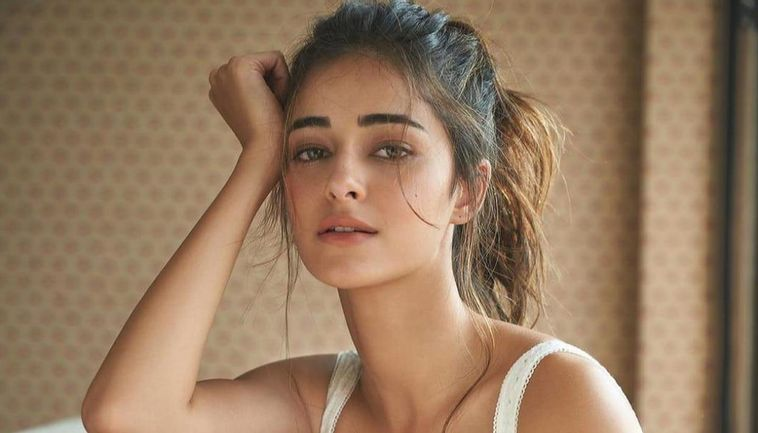
#> input picture ImageProcessingScripts/2D Edge Detection Filter/image/lady.jpeg, 758 x 433 px, found by its file name
$ python Edge_filter.py
#> lines starting #> are read from the running program, lines starting #| are printed output that depends on the picture
import cv2 as cv
import matplotlib.pyplot as plt

# converting to gray scale
img = cv.imread('lady.jpeg', cv.IMREAD_GRAYSCALE)
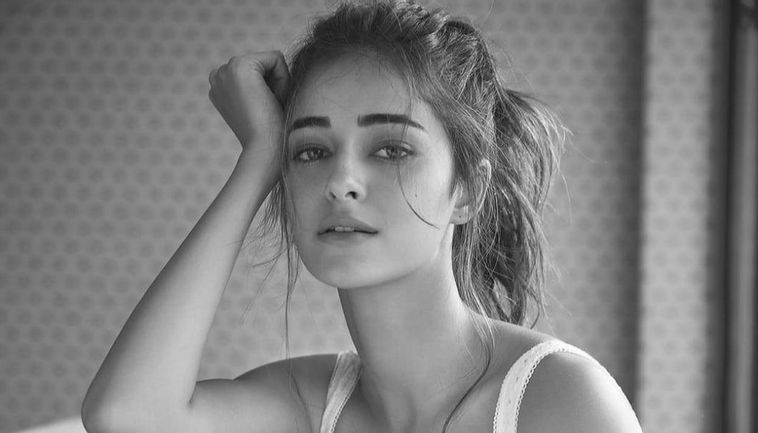
#> img: shape (433, 758); min 3, max 255, mean 127.2

# remove noise
img= cv.GaussianBlur(img, (3, 3), 0)

# convolute with proper kernels
laplacian = cv.Laplacian(img,cv.CV_64F)
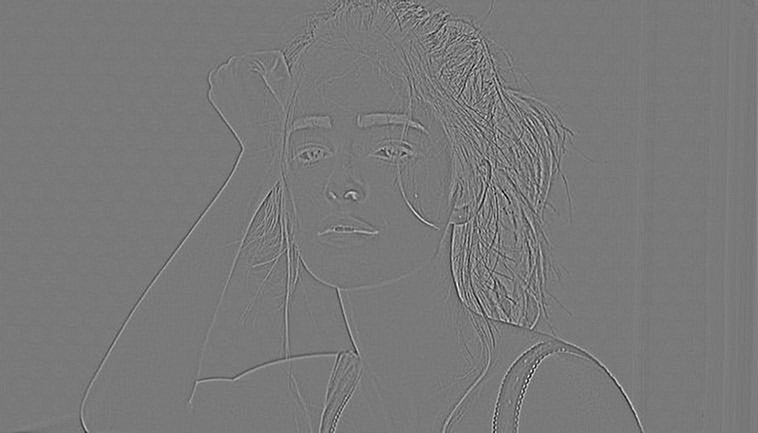
#> laplacian: shape (433, 758) float64; min -74, max 81, mean 0; drawn with min black and max white
sobelx = cv.Sobel(img,cv.CV_64F,1,0,ksize=5)  # x
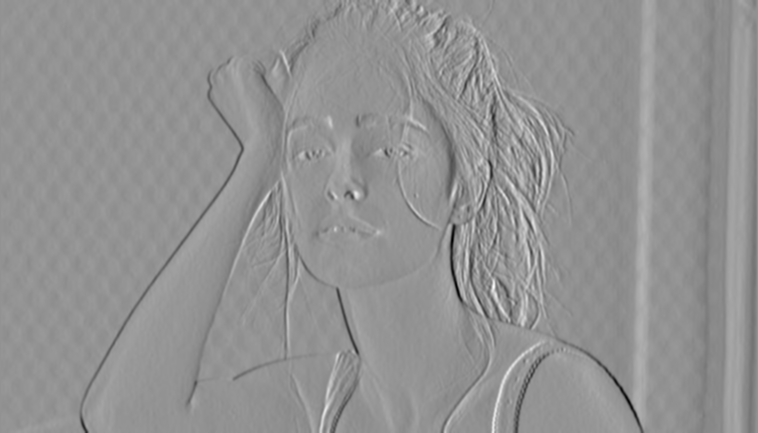
#> sobelx: shape (433, 758) float64; min -6238, max 4587, mean -5.6; drawn with min black and max white
sobely = cv.Sobel(img,cv.CV_64F,0,1,ksize=5)  # y
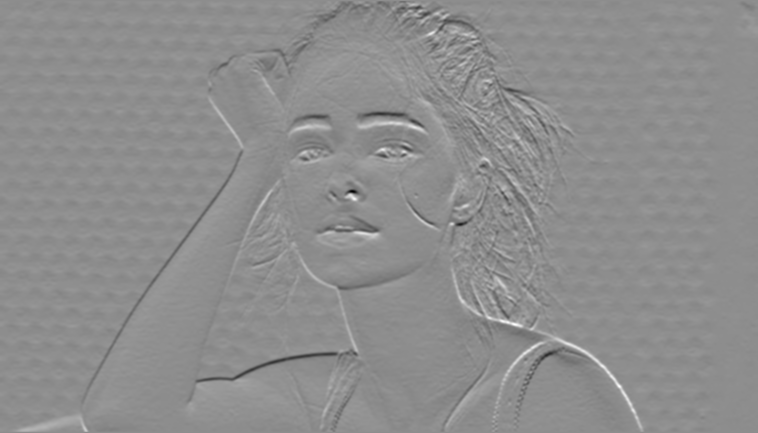
#> sobely: shape (433, 758) float64; min -5482, max 4380, mean 12.9; drawn with min black and max white

#ploting the images
plt.subplot(2,2,1),plt.imshow(img,cmap = 'gray')
plt.title('Original'), plt.xticks([]), plt.yticks([])
plt.subplot(2,2,2),plt.imshow(laplacian,cmap = 'gray')
plt.title('Laplacian'), plt.xticks([]), plt.yticks([])
plt.subplot(2,2,3),plt.imshow(sobelx,cmap = 'gray')
plt.title('Sobel X'), plt.xticks([]), plt.yticks([])
plt.subplot(2,2,4),plt.imshow(sobely,cmap = 'gray')
plt.title('Sobel Y'), plt.xticks([]), plt.yticks([])
plt.show()
